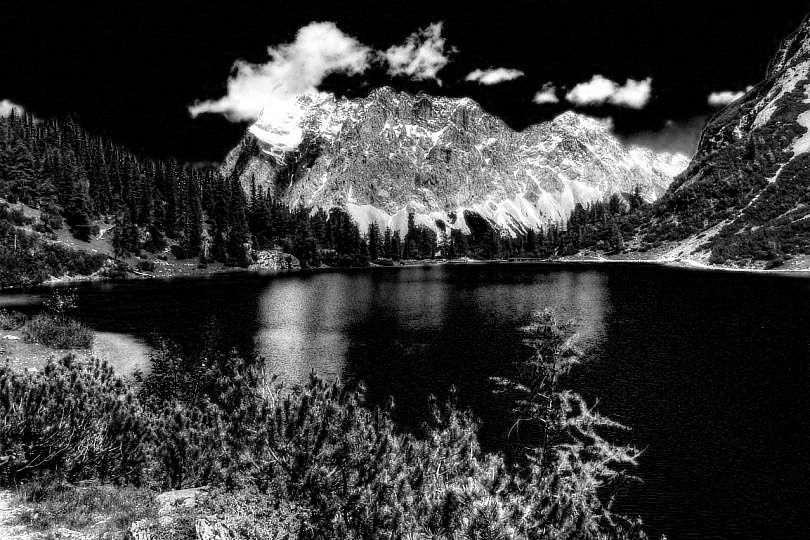
#> input picture imagen1_salida_gray_rojo.jpg, 810 x 540 px
$ jupyter execute --allow-errors TMIR_Laboratorio1.ipynb
#> lines starting #> are read from the running program, lines starting #| are printed output that depends on the picture
# Text Mining & Image Recognition
## Hoja de Trabajo # 1

[cell 1]
#pip install opencv-python

[cell 2]
import cv2
import numpy as np
import matplotlib.pyplot as plt

import skimage.color
import skimage.io

#### Problema 1:
Desarrolle una función la cual reciba dos parámetros, una imagen y un entero llamado color, la
función debe devolver una imagen la cual tenga activos los canales de color según los puntos dados.os:

[cell 3]
def colores (imagen,color):
    altura = imagen.shape[0]
    ancho = imagen.shape[1]
    cuadro = np.zeros((altura,ancho,3))

    if color == 1:
        for i in range(0, altura):
            for j in range (0, ancho):
                pixel = imagen[i,j]
                blue = pixel[2]
                green = pixel[1]
                red = pixel[0]
                cuadro[i,j] = [blue,0,0]

    elif color == 2:
        for i in range(0, altura):
            for j in range (0, ancho):
                pixel = imagen[i,j]
                blue = pixel[2]
                green = pixel[1]
                red = pixel[0]
                cuadro[i,j] = [0,green,0]

    elif color == 3:
        for i in range(0, altura):
            for j in range (0, ancho):
                pixel = imagen[i,j]
                blue = pixel[2]
                green = pixel[1]
                red = pixel[0]
                cuadro[i,j] = [0,0,red]

    elif color == 10:
        for i in range(0, altura):
            for j in range (0, ancho):
                pixel = imagen[i,j]
                blue = pixel[2]
                green = pixel[1]
                red = pixel[0]
                cuadro[i,j] = [0,green,red]

    elif color == 20:
        for i in range(0, altura):
            for j in range (0, ancho):
                pixel = imagen[i,j]
                blue = pixel[2]
                green = pixel[1]
                red = pixel[0]
                cuadro[i,j] = [blue,green,0]

    elif color == 30:
        for i in range(0, altura):
            for j in range (0, ancho):
                pixel = imagen[i,j]
                blue = pixel[2]
                green = pixel[1]
                red = pixel[0]
                cuadro[i,j] = [blue,0,red]


    cv2.imwrite("resultado.jpg",cuadro)
    resultado = cv2.imread("resultado.jpg")
    resultado = cv2.cvtColor(resultado,cv2.COLOR_BGR2RGB)
    plt.imshow(resultado)
    plt.show()

[cell 4]
# Prueba de la función del Problema 1
imagen_nueva = cv2.imread("paisaje.jpg")
color = 20
#> (the rest of this cell did not finish here and is left out)

#### Problema 2:
En el .zip del laboratorio se le compartió un conjunto de imágenes en escala de grises (imagen1,imagen2, perro), estas imágenes fueron creadas utilizando una escala de grises en 3D. Cree una función que, dadas las 3 imágenes, construya la imagen original a color.

[cell 5]
def combinar_imagenes(gris_rojo, gris_verde, gris_azul):
    # Leer las imágenes en escala de grises
#> called with gris_rojo = 'imagen1_salida_gray_rojo.jpg', gris_verde = 'imagen1_salida_gray_verde.jpg', gris_azul = 'imagen1_salida_gray_azul.jpg'
    img_rojo = cv2.imread(gris_rojo, cv2.IMREAD_GRAYSCALE)
#> img_rojo is the input picture: shape (540, 810); min 0, max 255, mean 57.5
    img_verde = cv2.imread(gris_verde, cv2.IMREAD_GRAYSCALE)
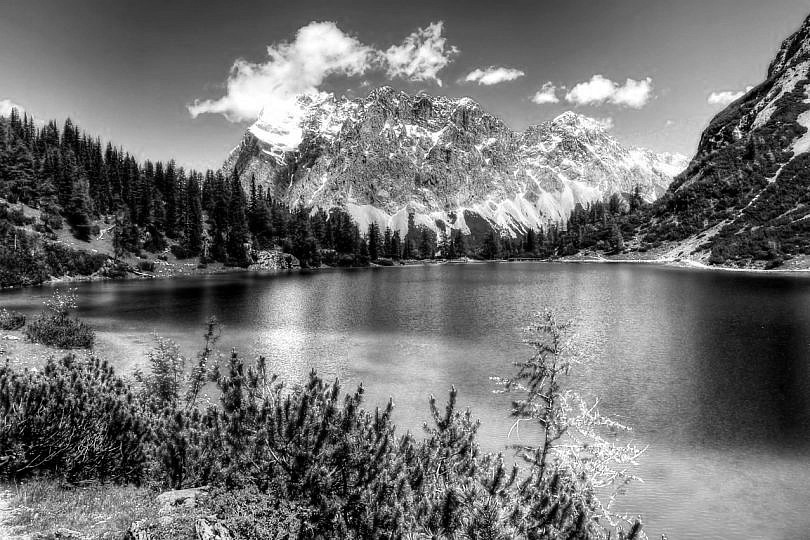
#> input picture imagen1_salida_gray_verde.jpg, 810 x 540 px
#> img_verde is the input picture: shape (540, 810); min 0, max 255, mean 113.9
    img_azul = cv2.imread(gris_azul, cv2.IMREAD_GRAYSCALE)
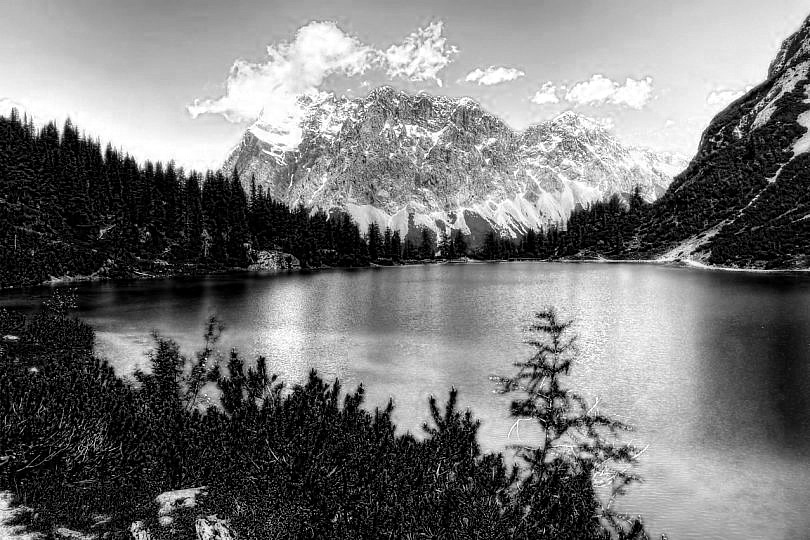
#> input picture imagen1_salida_gray_azul.jpg, 810 x 540 px
#> img_azul is the input picture: shape (540, 810); min 0, max 255, mean 118.1

    # Verificar que todas las imágenes tengan las mismas dimensiones
    if img_rojo.shape != img_verde.shape or img_rojo.shape != img_azul.shape:
        raise ValueError("Todas las imágenes deben tener las mismas dimensiones")

    # Combinar las imágenes en una sola imagen a color
    imagen_color = cv2.merge((img_azul, img_verde, img_rojo))
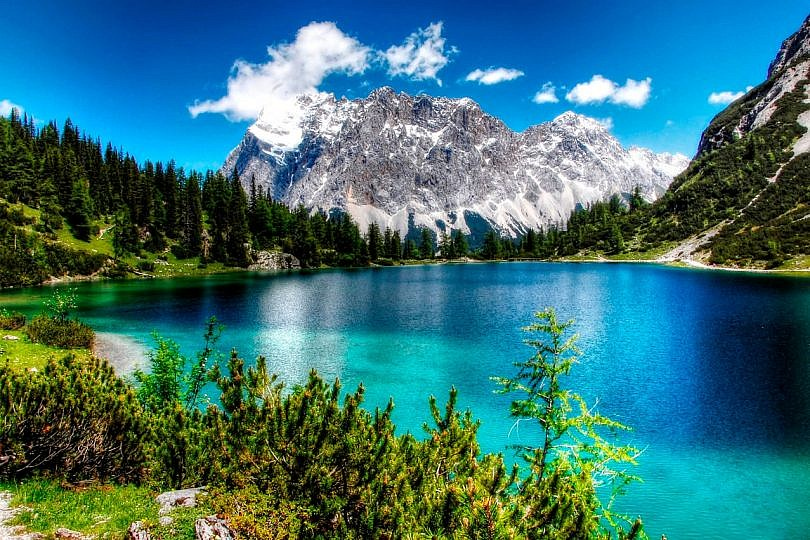
#> imagen_color: shape (540, 810, 3); mean of channels 0, 1, 2 118.1, 113.9, 57.5; drawn as B, G, R

    # Guardar y mostrar la imagen resultante
    cv2.imwrite("imagen_color.jpg", imagen_color)
    imagen_resultado = cv2.imread("imagen_color.jpg")
    imagen_resultado = cv2.cvtColor(imagen_resultado, cv2.COLOR_BGR2RGB)
    plt.imshow(imagen_resultado)
    plt.axis('off')
    plt.show()

[cell 6]
#Prueba de la función del Problema 2
combinar_imagenes("imagen1_salida_gray_rojo.jpg", "imagen1_salida_gray_verde.jpg", "imagen1_salida_gray_azul.jpg")

[cell 7]
#Prueba de la función del Problema 2
combinar_imagenes("imagen2_salida_gray_rojo.jpg", "imagen2_salida_gray_verde.jpg", "imagen2_salida_gray_azul.jpg")
#> call 2 of combinar_imagenes, with gris_rojo = 'imagen2_salida_gray_rojo.jpg', gris_verde = 'imagen2_salida_gray_verde.jpg', gris_azul = 'imagen2_salida_gray_azul.jpg'
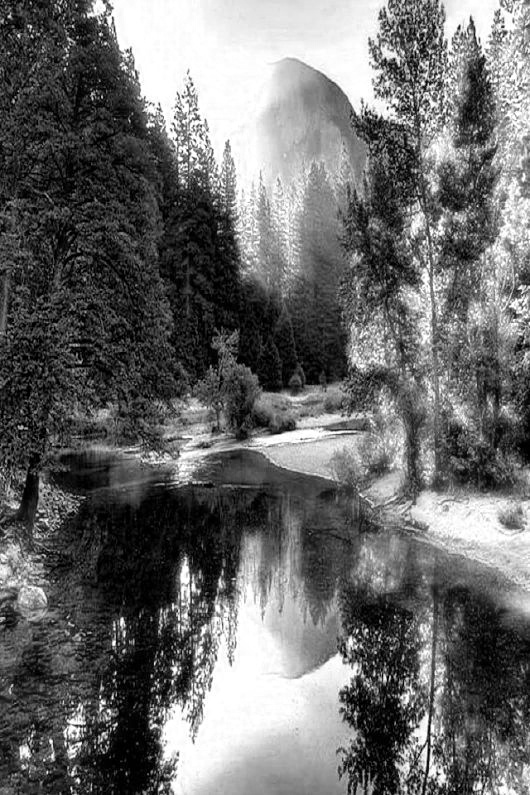
#> input picture imagen2_salida_gray_rojo.jpg, 530 x 795 px
#> in combinar_imagenes, img_rojo is the input picture: shape (795, 530); min 0, max 255, mean 106.5
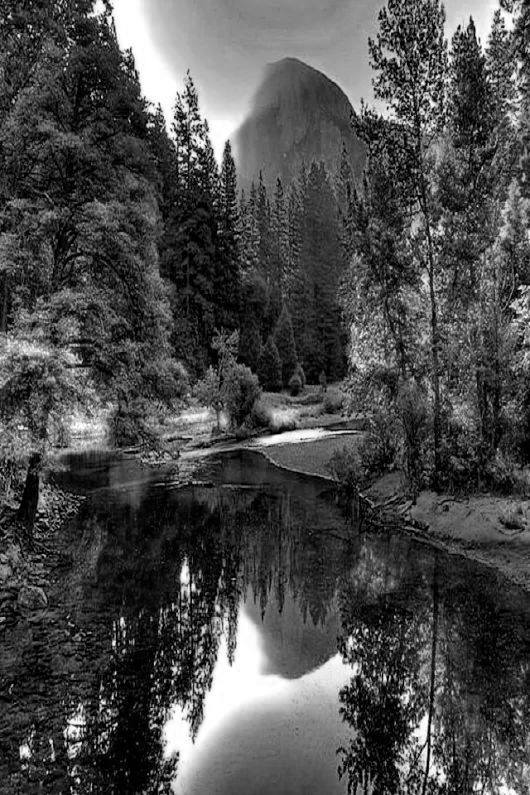
#> input picture imagen2_salida_gray_verde.jpg, 530 x 795 px
#> in combinar_imagenes, img_verde is the input picture: shape (795, 530); min 0, max 255, mean 75.3
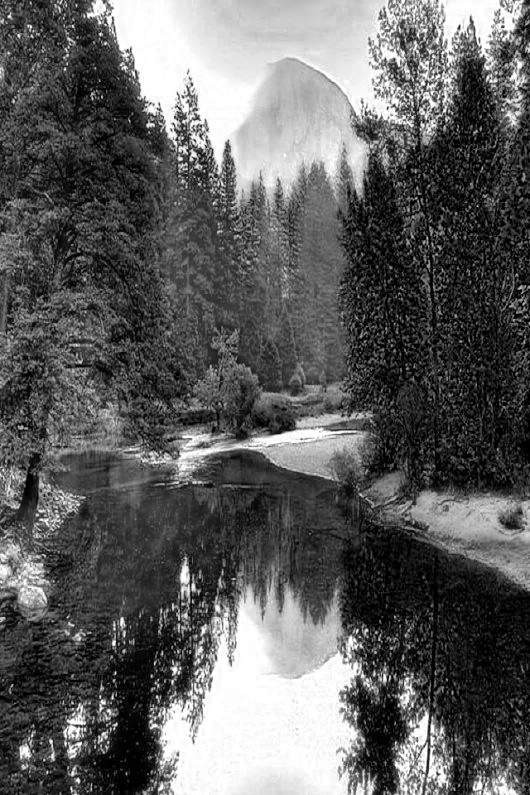
#> input picture imagen2_salida_gray_azul.jpg, 530 x 795 px
#> in combinar_imagenes, img_azul is the input picture: shape (795, 530); min 0, max 255, mean 95.1
#> in combinar_imagenes (call 2), `imagen_color = cv2.merge((img_azul, img_verde, img_rojo))`:
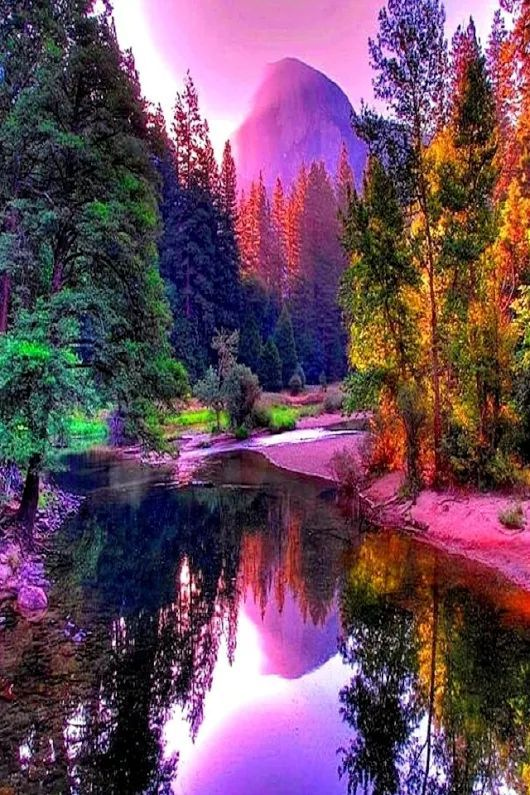
#> imagen_color: shape (795, 530, 3); mean of channels 0, 1, 2 95.1, 75.3, 106.5; drawn as B, G, R

#> (a cell that did not finish here is left out)


#### Problema 3:
Cree una función que dada una imagen cree una escala de grises en tres dimensiones, tome en cuenta que su función debe crear 3 imágenes como salida. Para entregar este ejercicio debe incluir una las imágenes que haya utilizado como prueba y el resultado de las misma, no puede utilizar la imagen del Problema #2.

[cell 9]
def escala_grises_3D(imagen_original):
    # Leer la imagen original
    img = cv2.imread(imagen_original)

    # Separar los canales de la imagen (rojo, verde, azul)
    azul, verde, rojo = cv2.split(img)

    # Guardar cada canal como una imagen en escala de grises
    cv2.imwrite("gris_rojo.jpg", rojo)
    cv2.imwrite("gris_verde.jpg", verde)
    cv2.imwrite("gris_azul.jpg", azul)

    # Mostrar las imágenes en escala de grises
    fig, axs = plt.subplots(1, 3, figsize=(15, 5))

    axs[0].imshow(rojo, cmap='gray')
    axs[0].set_title('Escala de grises - Rojo')
    axs[0].axis('off')

    axs[1].imshow(verde, cmap='gray')
    axs[1].set_title('Escala de grises - Verde')
    axs[1].axis('off')

    axs[2].imshow(azul, cmap='gray')
    axs[2].set_title('Escala de grises - Azul')
    axs[2].axis('off')

    plt.show()

#> (a cell that did not finish here is left out)

[cell 11]
# Prueba 2 de la función del Problema 3
escala_grises_3D("imagen_color.jpg")

#### Problema 4:
Cree una funcion que dada una imagen, muestre el histograma de cada canal de color y el de escala de grises (utilice un promedio aritmetico para su escala de grises, no puede usar funciones de opencv), sus histogramas deben incluir una linea vertical la cual muestre el valor de la media de la distribucion.

[cell 12]
def mostrar_histogramas(imagen_original):
    # Leer la imagen
    img = cv2.imread(imagen_original)

    # Separar los canales
    azul, verde, rojo = cv2.split(img)

    # Convertir la imagen a escala de grises usando un promedio aritmético manual sin OpenCV
    escala_grises = (0.299 * rojo + 0.587 * verde + 0.114 * azul).astype(np.uint8)

    # Función para calcular y mostrar el histograma de un canal
    def mostrar_histograma(canal, color, nombre):
        hist, bins = np.histogram(canal.flatten(), 256, [0, 256])
        plt.plot(hist, color=color)

        # Calcular la media
        media = np.mean(canal)

        # Dibujar una línea vertical en la media
        plt.axvline(media, color=color, linestyle='dashed', linewidth=1)
        plt.title(f'Histograma {nombre} - Media: {media:.2f}')
        plt.xlim([0, 256])
        plt.xlabel('Intensidad')
        plt.ylabel('Frecuencia')
        plt.show()

    # Mostrar histogramas para los canales rojo, verde, azul y escala de grises
    plt.figure(figsize=(10, 6))

    mostrar_histograma(rojo, 'r', 'Rojo')
    mostrar_histograma(verde, 'g', 'Verde')
    mostrar_histograma(azul, 'b', 'Azul')
    mostrar_histograma(escala_grises, 'gray', 'Escala de Grises')

#> (a cell that did not finish here is left out)

#### Problema 5:
Investigue en que consiste el enfoque de escala de grises ponderado, luego de esto implemente una función que, dada una imagen, realice una escala de grises ponderada (notar que no existe una solución unica).

[cell 14]
def escala_grises_ponderada(imagen_original, pesos=(0.299, 0.587, 0.114)):
    # Leer la imagen
    img = cv2.imread(imagen_original)

    # Separar los canales
    azul, verde, rojo = cv2.split(img)

    # Aplicar los pesos para la conversión a escala de grises
    ponderada = (pesos[0] * rojo + pesos[1] * verde + pesos[2] * azul).astype(np.uint8)

    # Guardar y mostrar la imagen en escala de grises
    cv2.imwrite("imagen_gris_ponderada.jpg", ponderada)
    imagen_resultado = cv2.imread("imagen_gris_ponderada.jpg")
    plt.imshow(imagen_resultado, cmap='gray')
    plt.axis('off')
    plt.show()

#> (a cell that did not finish here is left out)

#> (a cell that did not finish here is left out)
